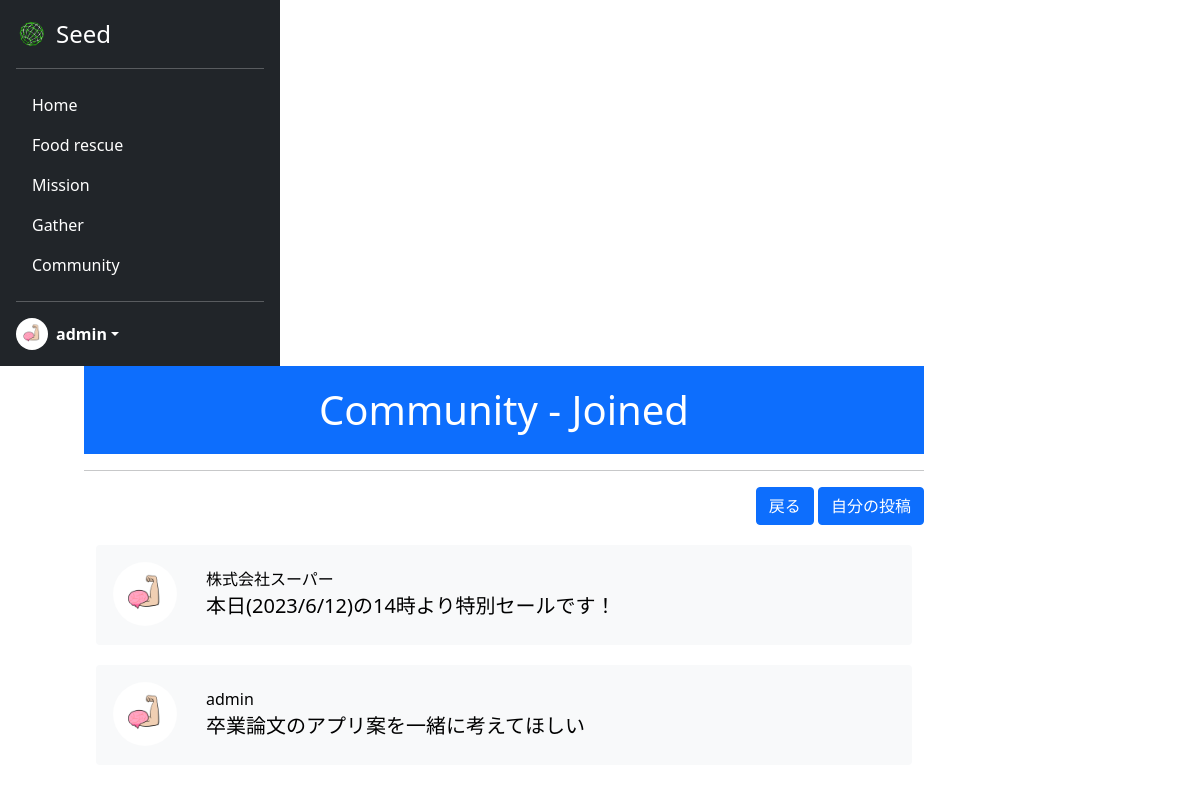
Page /community_joined/ (signed in) on the earlier database version.
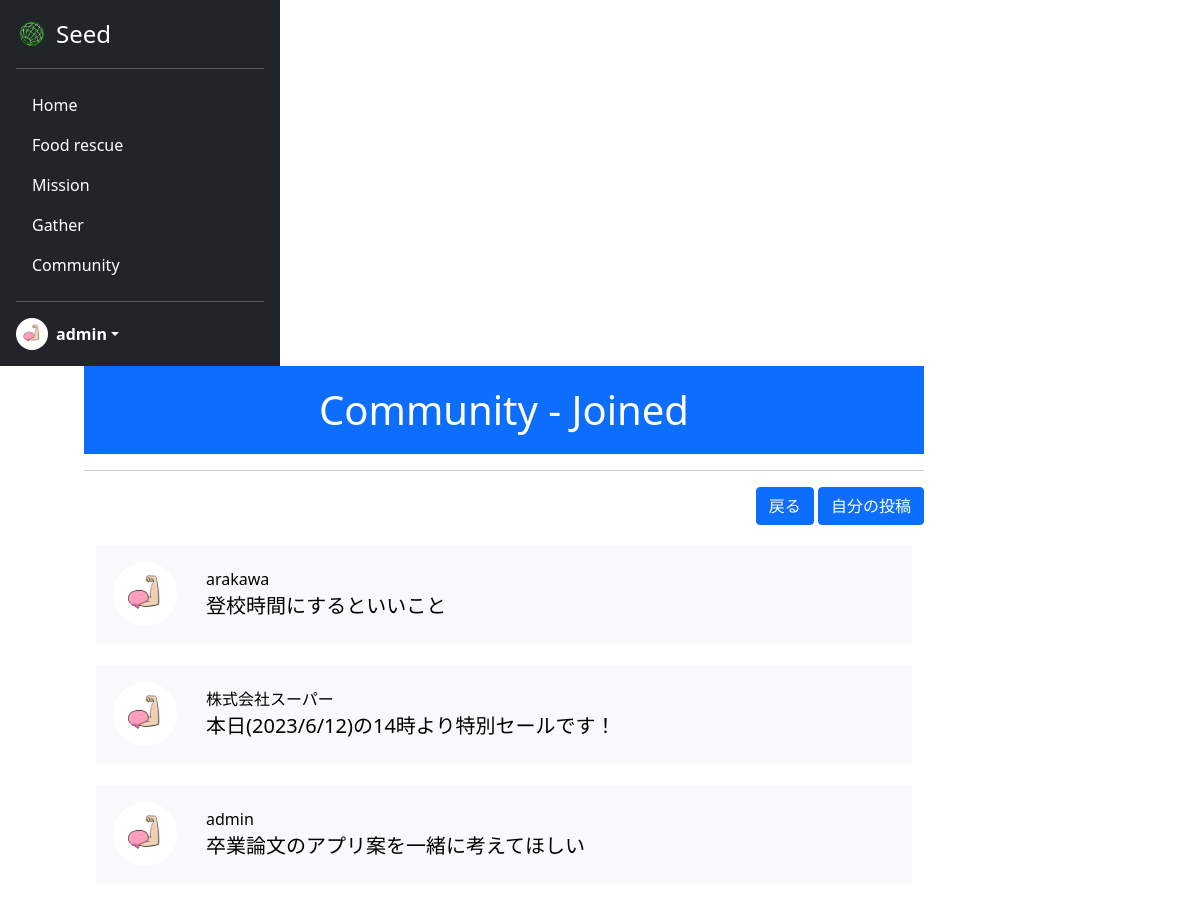
Same page on the later database version.
### seed/models.py (models this page shows)
class CommunityMessage(models.Model):
    user = models.ForeignKey(CustomUser, verbose_name='ユーザー', on_delete=models.CASCADE)
    community = models.ForeignKey(Community, verbose_name='Community', on_delete=models.CASCADE)
    message = models.CharField(verbose_name='メッセージ', max_length=300, null=False)
    posted_at = models.DateTimeField(verbose_name='投稿日時', auto_now_add=True)
    best_flg = models.BooleanField(verbose_name='ベストアンサー', default=False)

class Community(models.Model):
    user = models.ForeignKey(CustomUser, verbose_name='ユーザー', on_delete=models.CASCADE)
    genre = models.ForeignKey(CommunityGenre, verbose_name='Community ジャンル', on_delete=models.CASCADE)
    title = models.CharField(verbose_name='Community タイトル', max_length=70)
    posted_at = models.DateTimeField(verbose_name='投稿日時', auto_now_add=True)
    best_answer = models.BooleanField(verbose_name='ベストアンサー', default=False)

### acount/models.py (models this page shows)
class CustomUser(AbstractUser):
    is_general = models.BooleanField(null=True ,default=True)
    is_active = models.BooleanField(null=True ,default=False)
    mission_point = models.IntegerField(null=False ,default=0)
    profile_pic = models.ImageField(null=False, upload_to='profile_pics')
    address = models.CharField(null=True, max_length=100, blank=True)

### seed/views.py (the view)
# urls.py: path('community_joined/', views.JoinedCommunityView.as_view(), name='community_joined'),
class JoinedCommunityView(ListView):
    template_name = 'communityjoined.html'
    model = CommunityMessage
    context_object_name = 'community_list'
    def get_queryset(self):
        data = CommunityMessage.objects.filter(user=self.request.user).order_by('-posted_at')
        data = dis(data)
        return data

### seed/views.py (called while the page is built)
def dis(data_list):
    distinct_data = []
    community_title = []
    for data in data_list:
        if data.community.title in community_title:
            continue
        distinct_data.append(data)
        community_title.append(data.community.title)
    return distinct_data

### seed/templates/communityjoined.html (shortened to what this page needs)
{% extends 'mypagebase.html' %}
{% load static %}
{% block content %}
<div class="text-center">
    <h1 class="title" style="background-color:#0d6efd; color:white;">Community - Joined</h1>
    <hr>
    <div>
        <div class="text-end" style="margin-bottom:20px;">
            <a class="btn btn-primary" href="{% url 'seed:community' %}">戻る</a>
            <a class="btn btn-primary" href="{% url 'seed:mycommunity' %}">自分の投稿</a>
        </div>
    </div>
    <div class="container">
        <div style="height: 650px; width:100%; overflow-y: scroll;">
            {% if community_list %}
                {% for community in community_list %}
                <a href="{% url 'seed:community_detail' community.community.id %}" style="text-decoration: none; color:black;">
                    <div class="bg-light p-3 rounded" style="height:100px; margin-bottom:20px;">
                        <table style="margin:auto;">
                            <tr>
                                <td  rowspan="2">
                                    <img src="{{ community.user.profile_pic.url}}" width="64" height="64" class="rounded-circle me-2">
                                </td>
                            </tr>
                            <tr>
                                <td width="100%" class="text-start" style="padding-left:20px">
                                    {{community.community.user.username}}<br>
                                    <span class="fs-5">{{community.community.title}}</span>
                                </td>
                            </tr>
                        </table>
                    </div>
                </a>
                {% endfor %}
            {% else %}
                <h3>参加中のCommunityはありません</h3>
            {% endif %}
        </div>
    </div>
</div>
{% endblock %}

Differences in the rows shown:
added CommunityMessage: user.profile_pic (picture), community.user.username "arakawa", community "登校時間にするといいこと"
